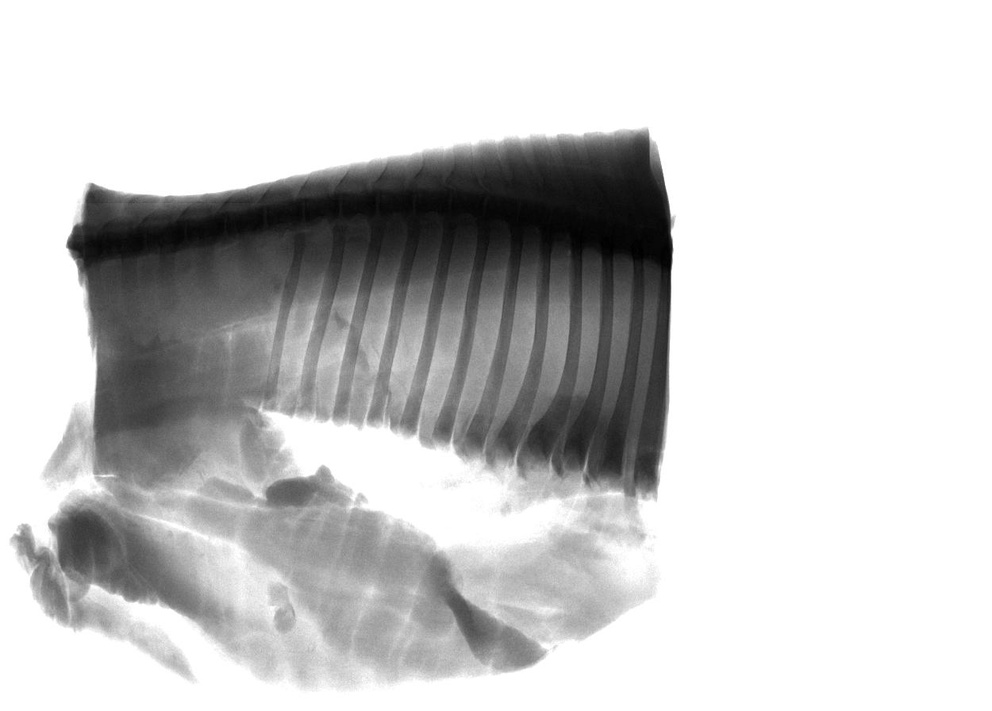
#> input picture opencv/jpegimages/xray_20180116_123140.pnm.jpg, 992 x 711 px, shrunk from 1250 x 896 before the run; its folder holds only this picture in this run
$ python optimize_crop_using_contours.py --impath jpegimages/xray_20180116_123140.pnm.jpg
#> lines starting #> are read from the running program, lines starting #| are printed output that depends on the picture; after the words box and inside, x2 and y2 are one past the last pixel; in counts of white or black regions, pixels touching at a corner belong together
import cv2
import argparse
import numpy as np
import os
import glob
import ntpath
from pathlib import Path
import time


def main():
    parser = argparse.ArgumentParser(description='Canny threshold values')
    parser.add_argument('--impath',
                        default="/home/soumik/code/nikko_debone/out/JPEGImages/*.jpg",
                        type=str,
                        help='Image Path for JPEGImages')
    parser.add_argument('--th01',
                        default=5,
                        type=int,
                        help='Lower threshold value')
    parser.add_argument('--th02',
                        default=90,
                        type=int,
                        help='Higher threshold value')

    args = parser.parse_args()

    count = 0
    save_dir = "roi_output/"
    for bb, file in enumerate(glob.glob(args.impath)):
        print(bb, file)
        head, tail = ntpath.split(file)
        start_time = time.time()
        new_img = crop_roi(file, args.th01, args.th02)

        count +=  (time.time() - start_time)
        os.makedirs(save_dir, exist_ok=True)
        cv2.imwrite(save_dir + "{}".format(tail), new_img)
        cv2.waitKey(0)
    print("--- %s seconds ---" % count)

def crop_roi(path, threshold1, threshold2):
#> called with path = 'jpegimages/xray_20180116_123140.pnm.jpg', threshold1 = 5, threshold2 = 90
    image = cv2.imread(path)
#> image is the input picture: shape (711, 992, 3); min 0, max 255, mean 202.8
    edged = cv2.Canny(image, threshold1, threshold2)
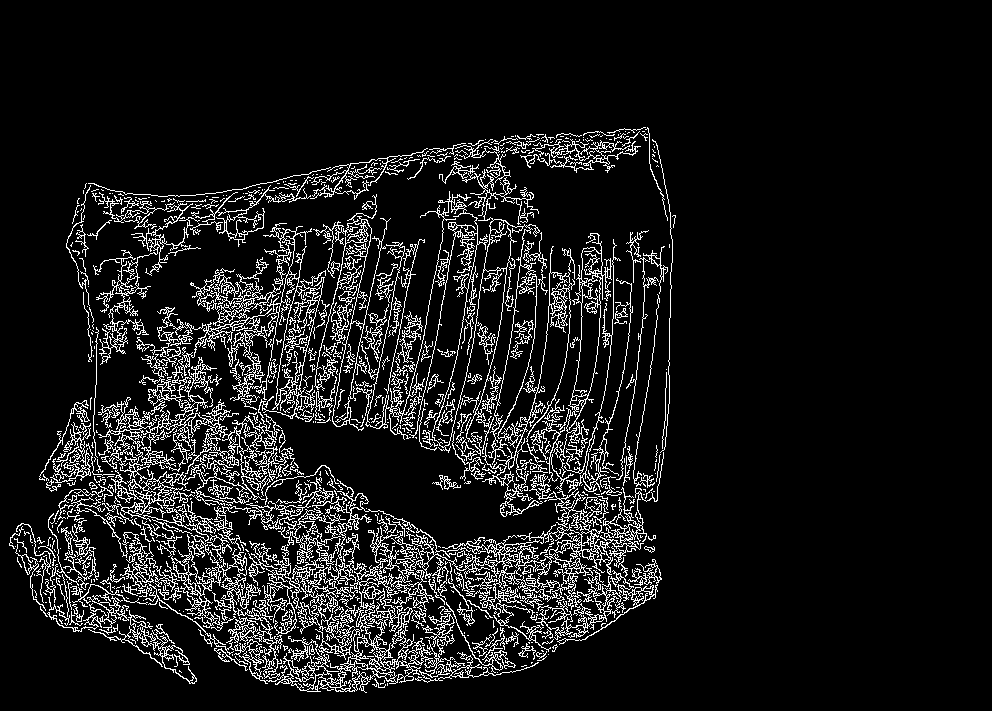
#> edged: shape (711, 992); 9.5% white in thin lines or dots, all inside (x1, y1, x2, y2) = (9, 127, 676, 693)

    kernel = cv2.getStructuringElement(cv2.MORPH_RECT, (7, 7))
    closed = cv2.morphologyEx(edged, cv2.MORPH_CLOSE, kernel)
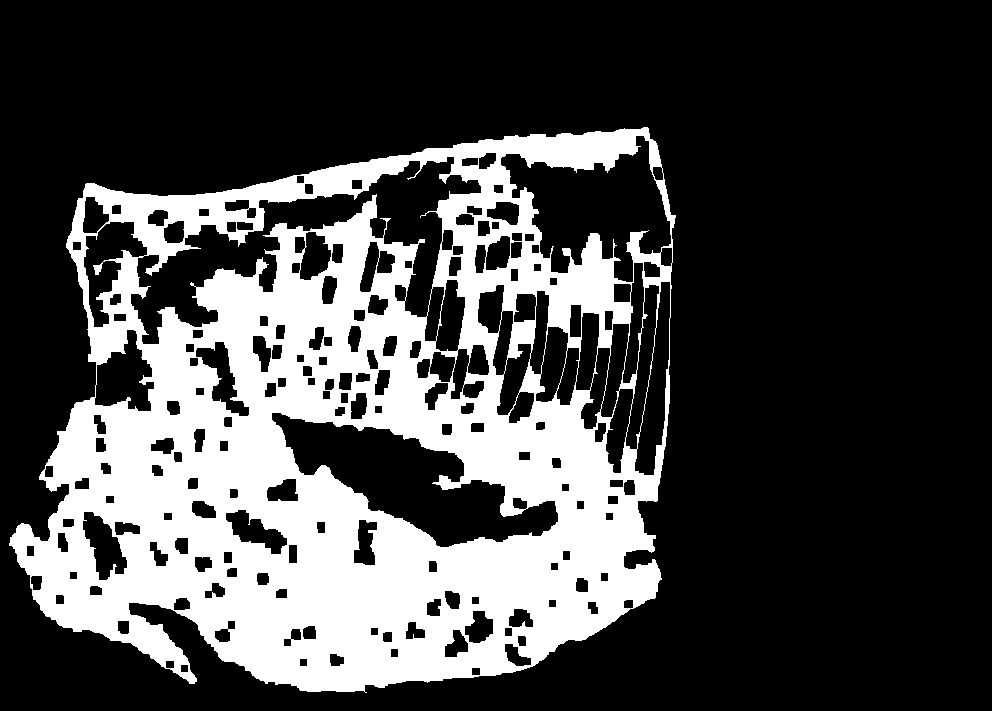
#> closed: shape (711, 992); 27.2% white; 1 white region
    (cnts, _) = cv2.findContours(closed.copy(), cv2.RETR_EXTERNAL,
                                 cv2.CHAIN_APPROX_SIMPLE)
#> cnts = 1 contour; box (x1, y1, x2, y2) and area: (9, 127, 676, 693) 296081

    if len(cnts) != 0:
        # find the contour with the biggest area
        c_max = max(cnts, key=cv2.contourArea)
#> c_max = contour of 933 points, box (x1, y1, x2, y2) (9, 127, 676, 693), area 296081
        x, y, w, h = cv2.boundingRect(c_max)
#> x = 9; y = 127; w = 667; h = 566
        new_img = image[y:y + h, x:x + w]
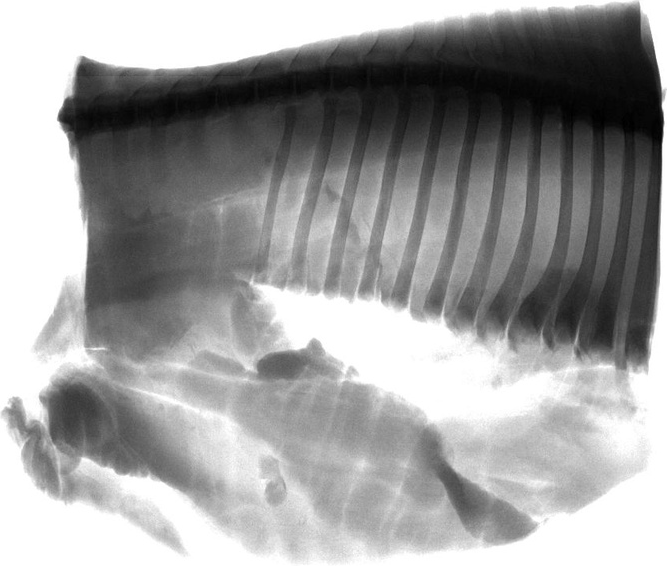
#> new_img: shape (566, 667, 3); min 0, max 255, mean 157.5
    return new_img


if __name__ == "__main__":
    main()

$ run again, on opencv/jpegimages/xray_20180116_123634.pnm.jpg
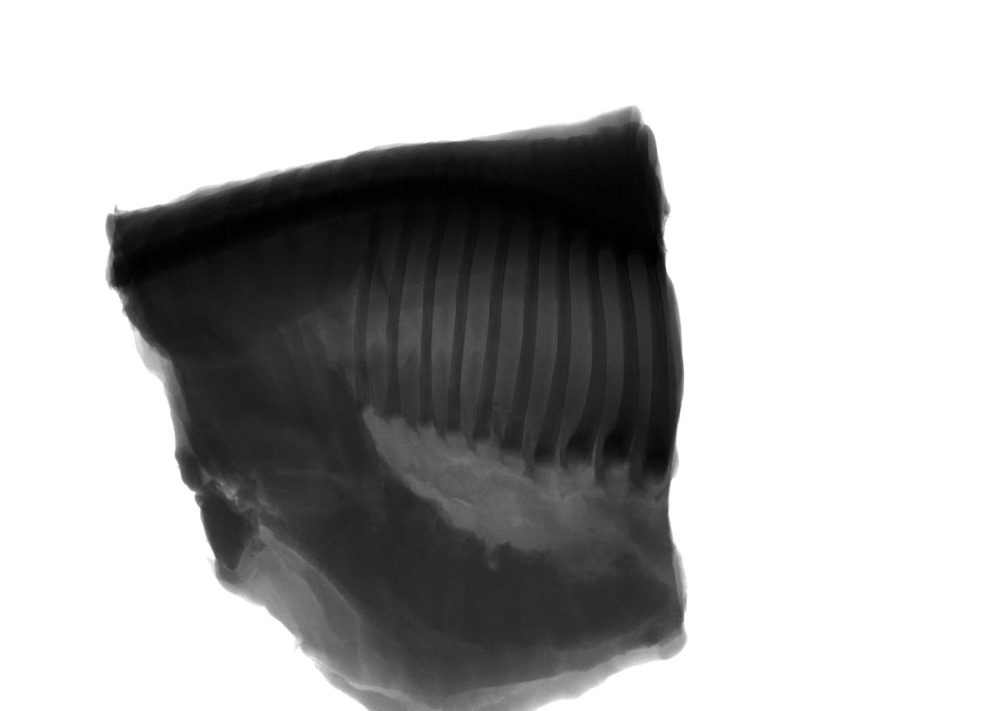
#> input picture opencv/jpegimages/xray_20180116_123634.pnm.jpg, 992 x 711 px, shrunk from 1250 x 896 before the run
#> in crop_roi, image is the input picture: shape (711, 992, 3); min 0, max 255, mean 178.1
#> in crop_roi, `edged = cv2.Canny(image, threshold1, threshold2)`:
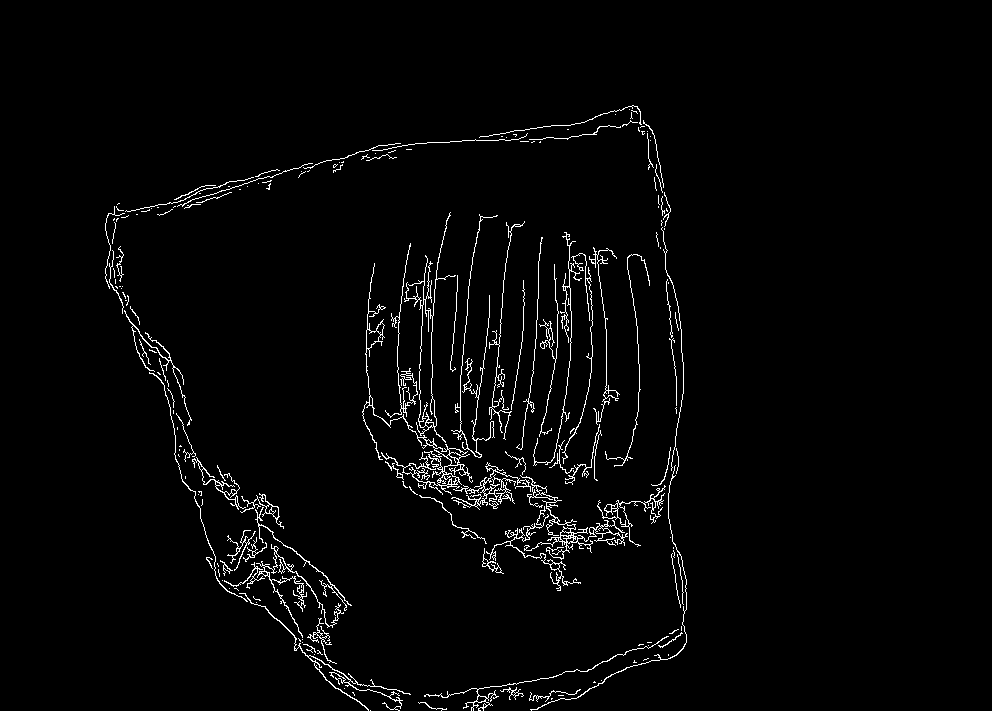
#> edged: shape (711, 992); 2.4% white in thin lines or dots, all inside (x1, y1, x2, y2) = (105, 105, 687, 711)
#> closed: shape (711, 992); 5.9% white; 3 white regions
#> cnts = 3 contours; box (x1, y1, x2, y2) and area: (105, 105, 687, 711) 56155, (516, 232, 620, 485) 9844, (605, 254, 650, 467) 132
#> c_max = contour of 2854 points, box (x1, y1, x2, y2) (105, 105, 687, 711), area 56155
#> x = 105; w = 582; h = 606
#> in crop_roi, `new_img = image[y:y + h, x:x + w]`:
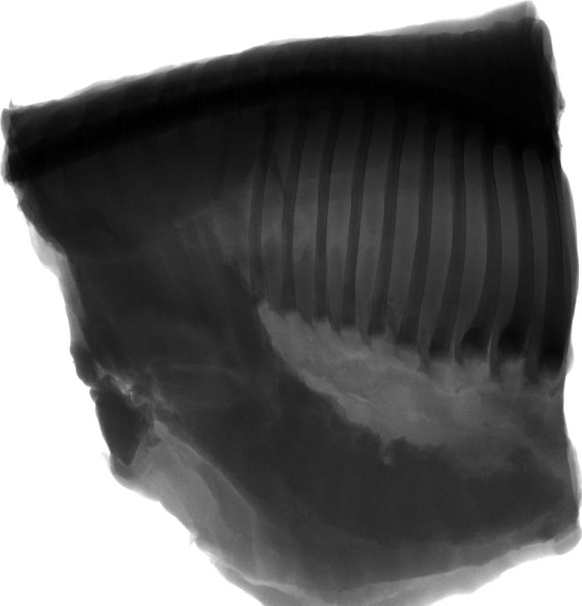
#> new_img: shape (606, 582, 3); min 0, max 255, mean 101.3

$ run again, on opencv/jpegimages/xray_20180116_123712.pnm.jpg
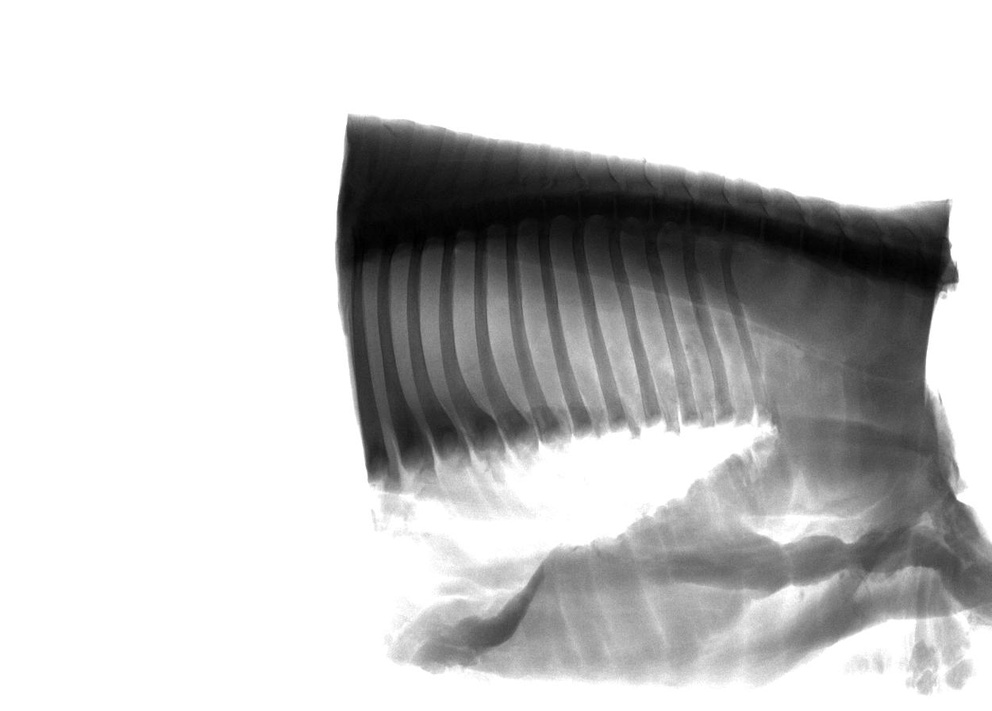
#> input picture opencv/jpegimages/xray_20180116_123712.pnm.jpg, 992 x 711 px, shrunk from 1250 x 896 before the run
#> in crop_roi, image is the input picture: shape (711, 992, 3); min 0, max 255, mean 200.6
#> in crop_roi, `edged = cv2.Canny(image, threshold1, threshold2)`:
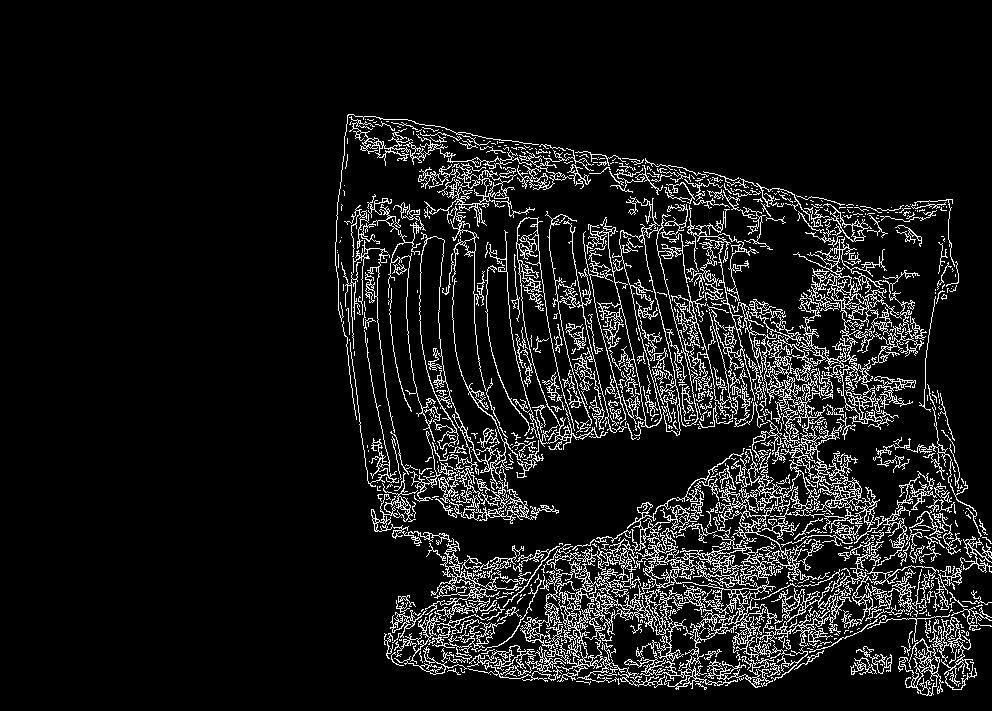
#> edged: shape (711, 992); 9.4% white in thin lines or dots, all inside (x1, y1, x2, y2) = (335, 114, 992, 696)
#> closed: shape (711, 992); 26.9% white; 2 white regions
#> cnts = 2 contours; box (x1, y1, x2, y2) and area: (335, 114, 992, 696) 299152, (850, 646, 892, 675) 786
#> c_max = contour of 963 points, box (x1, y1, x2, y2) (335, 114, 992, 696), area 299152
#> x = 335; y = 114; w = 657; h = 582
#> in crop_roi, `new_img = image[y:y + h, x:x + w]`:
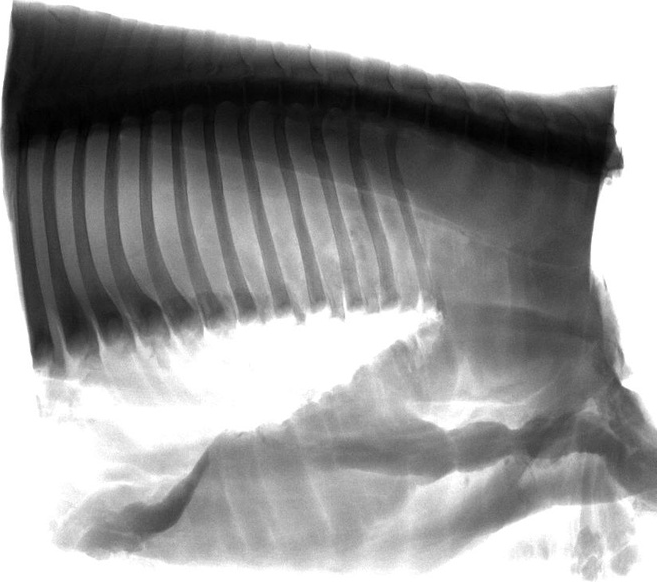
#> new_img: shape (582, 657, 3); min 0, max 255, mean 154.7

$ run again, on opencv/jpegimages/xray_20180116_123740.pnm.jpg
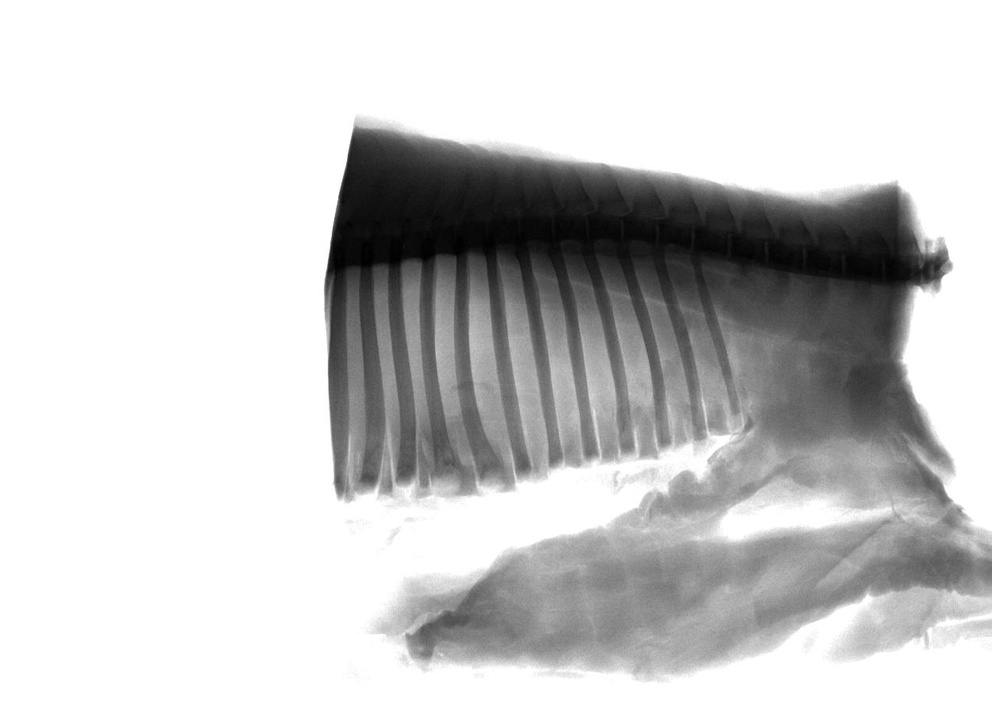
#> input picture opencv/jpegimages/xray_20180116_123740.pnm.jpg, 992 x 711 px, shrunk from 1250 x 896 before the run
#> in crop_roi, image is the input picture: shape (711, 992, 3); min 0, max 255, mean 201.9
#> in crop_roi, `edged = cv2.Canny(image, threshold1, threshold2)`:
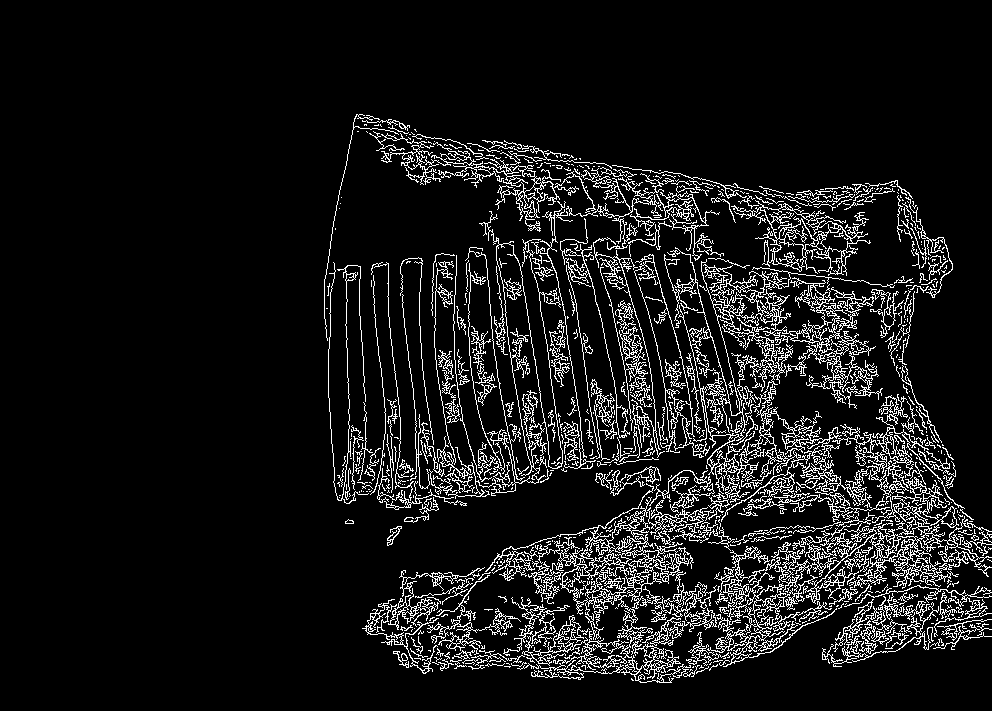
#> edged: shape (711, 992); 9% white in thin lines or dots, all inside (x1, y1, x2, y2) = (324, 114, 992, 683)
#> closed: shape (711, 992); 25.7% white; 3 white regions
#> cnts = 3 contours; box (x1, y1, x2, y2) and area: (324, 114, 992, 683) 280369, (387, 526, 402, 546) 116, (345, 519, 354, 524) 23
#> c_max = contour of 1149 points, box (x1, y1, x2, y2) (324, 114, 992, 683), area 280369
#> x = 324; y = 114; w = 668; h = 569
#> in crop_roi, `new_img = image[y:y + h, x:x + w]`:
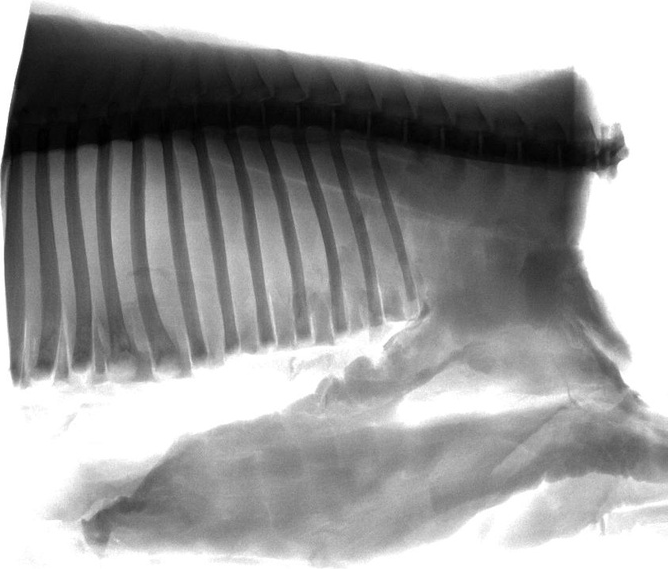
#> new_img: shape (569, 668, 3); min 0, max 255, mean 156.4
